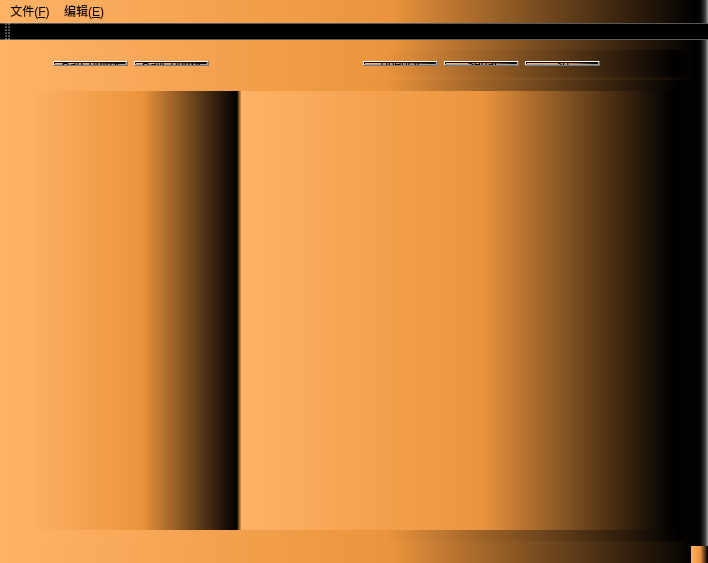
<?xml version="1.0" encoding="UTF-8"?>
<ui version="4.0">
 <class>MyMainWindow</class>
 <widget class="QMainWindow" name="MyMainWindow">
  <property name="geometry">
   <rect>
    <x>0</x>
    <y>0</y>
    <width>708</width>
    <height>563</height>
   </rect>
  </property>
  <property name="sizePolicy">
   <sizepolicy hsizetype="Preferred" vsizetype="Preferred">
    <horstretch>0</horstretch>
    <verstretch>1</verstretch>
   </sizepolicy>
  </property>
  <property name="windowTitle">
   <string>MyMainWindow</string>
  </property>
  <property name="styleSheet">
   <string notr="true">background-color: qlineargradient(spread:pad, x1:0, y1:0, x2:1, y2:0, stop:0 rgba(255, 178, 102, 255), stop:0.55 rgba(235, 148, 61, 255), stop:0.98 rgba(0, 0, 0, 255), stop:1 rgba(0, 0, 0, 0));
</string>
  </property>
  <widget class="QWidget" name="centralWidget">
   <widget class="QWidget" name="">
    <property name="geometry">
     <rect>
      <x>12</x>
      <y>10</y>
      <width>677</width>
      <height>27</height>
     </rect>
    </property>
    <layout class="QHBoxLayout" name="horizontalLayout_4">
     <item>
      <spacer name="horizontalSpacer_2">
       <property name="orientation">
        <enum>Qt::Horizontal</enum>
       </property>
       <property name="sizeHint" stdset="0">
        <size>
         <width>28</width>
         <height>20</height>
        </size>
       </property>
      </spacer>
     </item>
     <item>
      <layout class="QHBoxLayout" name="horizontalLayout">
       <item>
        <widget class="QPushButton" name="pushButton_5">
         <property name="styleSheet">
          <string notr="true">background-color: qlineargradient(spread:pad, x1:0, y1:0, x2:1, y2:0, stop:0 rgba(255, 178, 102, 255), stop:0.55 rgba(235, 148, 61, 255), stop:0.98 rgba(0, 0, 0, 255), stop:1 rgba(0, 0, 0, 0));</string>
         </property>
         <property name="text">
          <string>BarControl</string>
         </property>
        </widget>
       </item>
       <item>
        <widget class="QPushButton" name="pushButton_4">
         <property name="styleSheet">
          <string notr="true">background-color: qlineargradient(spread:pad, x1:0, y1:0, x2:1, y2:0, stop:0 rgba(255, 178, 102, 255), stop:0.55 rgba(235, 148, 61, 255), stop:0.98 rgba(0, 0, 0, 255), stop:1 rgba(0, 0, 0, 0));</string>
         </property>
         <property name="text">
          <string>BallControl</string>
         </property>
        </widget>
       </item>
      </layout>
     </item>
     <item>
      <spacer name="horizontalSpacer">
       <property name="orientation">
        <enum>Qt::Horizontal</enum>
       </property>
       <property name="sizeHint" stdset="0">
        <size>
         <width>148</width>
         <height>20</height>
        </size>
       </property>
      </spacer>
     </item>
     <item>
      <layout class="QHBoxLayout" name="horizontalLayout_3">
       <item>
        <widget class="QPushButton" name="pushButton_2">
         <property name="styleSheet">
          <string notr="true">background-color: qlineargradient(spread:pad, x1:0, y1:0, x2:1, y2:0, stop:0 rgba(255, 178, 102, 255), stop:0.55 rgba(235, 148, 61, 255), stop:0.98 rgba(0, 0, 0, 255), stop:1 rgba(0, 0, 0, 0));</string>
         </property>
         <property name="text">
          <string>opencv</string>
         </property>
        </widget>
       </item>
       <item>
        <widget class="QPushButton" name="pushButton">
         <property name="sizePolicy">
          <sizepolicy hsizetype="Minimum" vsizetype="Fixed">
           <horstretch>0</horstretch>
           <verstretch>1</verstretch>
          </sizepolicy>
         </property>
         <property name="styleSheet">
          <string notr="true">background-color: qlineargradient(spread:pad, x1:0, y1:0, x2:1, y2:0, stop:0 rgba(255, 178, 102, 255), stop:0.55 rgba(235, 148, 61, 255), stop:0.98 rgba(0, 0, 0, 255), stop:1 rgba(0, 0, 0, 0));</string>
         </property>
         <property name="text">
          <string>Serial</string>
         </property>
        </widget>
       </item>
       <item>
        <widget class="QPushButton" name="pushButton_3">
         <property name="sizePolicy">
          <sizepolicy hsizetype="Minimum" vsizetype="Fixed">
           <horstretch>0</horstretch>
           <verstretch>1</verstretch>
          </sizepolicy>
         </property>
         <property name="styleSheet">
          <string notr="true">background-color: qlineargradient(spread:pad, x1:0, y1:0, x2:1, y2:0, stop:0 rgba(255, 178, 102, 255), stop:0.55 rgba(235, 148, 61, 255), stop:0.98 rgba(0, 0, 0, 255), stop:1 rgba(0, 0, 0, 0));</string>
         </property>
         <property name="text">
          <string>3d</string>
         </property>
        </widget>
       </item>
      </layout>
     </item>
     <item>
      <spacer name="horizontalSpacer_3">
       <property name="orientation">
        <enum>Qt::Horizontal</enum>
       </property>
       <property name="sizeHint" stdset="0">
        <size>
         <width>78</width>
         <height>20</height>
        </size>
       </property>
      </spacer>
     </item>
    </layout>
   </widget>
   <widget class="QWidget" name="">
    <property name="geometry">
     <rect>
      <x>10</x>
      <y>40</y>
      <width>681</width>
      <height>461</height>
     </rect>
    </property>
    <layout class="QHBoxLayout" name="horizontalLayout_2">
     <property name="spacing">
      <number>0</number>
     </property>
     <item>
      <widget class="QWidget" name="widget_left" native="true">
       <property name="sizePolicy">
        <sizepolicy hsizetype="Preferred" vsizetype="Preferred">
         <horstretch>1</horstretch>
         <verstretch>0</verstretch>
        </sizepolicy>
       </property>
       <property name="minimumSize">
        <size>
         <width>1</width>
         <height>0</height>
        </size>
       </property>
      </widget>
     </item>
     <item>
      <widget class="QWidget" name="mian_part_widget1" native="true">
       <property name="sizePolicy">
        <sizepolicy hsizetype="Preferred" vsizetype="Preferred">
         <horstretch>2</horstretch>
         <verstretch>0</verstretch>
        </sizepolicy>
       </property>
       <property name="minimumSize">
        <size>
         <width>2</width>
         <height>0</height>
        </size>
       </property>
       <property name="styleSheet">
        <string notr="true"/>
       </property>
      </widget>
     </item>
    </layout>
   </widget>
  </widget>
  <widget class="QToolBar" name="mainToolBar">
   <attribute name="toolBarArea">
    <enum>TopToolBarArea</enum>
   </attribute>
   <attribute name="toolBarBreak">
    <bool>false</bool>
   </attribute>
  </widget>
  <widget class="QStatusBar" name="statusBar"/>
  <widget class="QMenuBar" name="menuBar">
   <property name="geometry">
    <rect>
     <x>0</x>
     <y>0</y>
     <width>708</width>
     <height>23</height>
    </rect>
   </property>
   <widget class="QMenu" name="menu_F">
    <property name="title">
     <string>文件(&amp;F)</string>
    </property>
    <addaction name="SAVE"/>
   </widget>
   <widget class="QMenu" name="menu_E">
    <property name="title">
     <string>编辑(&amp;E)</string>
    </property>
   </widget>
   <addaction name="menu_F"/>
   <addaction name="menu_E"/>
  </widget>
  <action name="SAVE">
   <property name="text">
    <string>保存(&amp;S)</string>
   </property>
  </action>
 </widget>
 <layoutdefault spacing="6" margin="11"/>
 <resources/>
 <connections/>
</ui>
